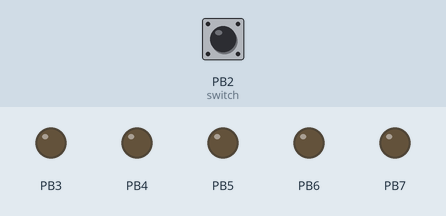
Bench run of a program on a simulated ATmega328P, built with avr-gcc and emulated at 16 MHz. Shown: output pins drawn as LEDs (lit = HIGH). The inputs (shaded band) are chosen by the test bench; at power-on: PB2 (switch) LOW. At 1.3 s the program stops and its outputs stay as they are.

Above: at 1.2 s.
1.3 s: PB2 (switch) pulled HIGH for 0.15 s
At 2.2 s:
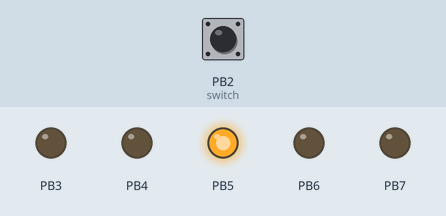
Timing chart, 0 to 2.8 s (numbered marks = the images above; inputs shaded):
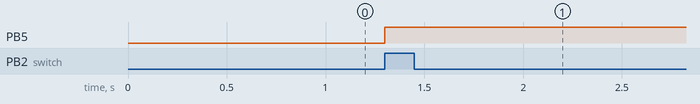

Measured:
- after the input at 1.3 s, PB5: LOW → HIGH at once

The program:

main.c
```c
/*
 * main.c
 *
 *  Created on: 28. feb. 2018
 *      Author: eyrunengilbertsdottir
 */

// naestu skref:
// er ad nota HW7 og athuga hvernig thad virkar ad vera ad lesa af
// fleirum en einum analog pinna i einu
//
// finna sidan utur thvi hvernig eg set inn gildi (bit eda hex?) inni compare
// -- henda inn matlab listum af gildum
//
// athuga hvad gylfi er ad nota til ad fa fjarlaegdargildin a sensorinn
// --> baeta vid mitt verkefni?
// henda i analog LPF
//
// byrja ad tekka hvad thu tharft ad maela, fa results inn i skyrslu


#include <avr/io.h>
#include "waveformGenerator.h"

void mydelay(long int k)
{
	long int i;
	for (i = 0; i < k; i++)
	{
		asm("nop"); //no operation for one cycle
	}
}

void waveGen(unsigned int adc_value0, unsigned int adc_value1)
{
	// eg vil frekar koma rettum gildum inn i compA og geta tha eiginlega sleppt thessu
	// -- hvernig virkar tha ad gera dotid sem er utan um thetta?
	int i, period, cycles;
	period = 500000/ (adc_value0+1);
	cycles = (adc_value0 * adc_value1)/1000;

	for(i=0; i<= cycles; i++)
	{
		PORTB |= (1<<3);
		mydelay(period); //crest widens
		PORTB &= ~(1<<3);
		mydelay(period);   //trough shrinks
	}
}

void ADC_setup()
{
	ADMUX = (1 << REFS0);
	//ADCSRB untouched as it is default in free-running-mode after reset
	// power on ADC, activate free running mode, start converting, 128 prescaler (->125kHz)
	ADCSRA |= (1<<ADEN)|(1<<ADATE)|(1<<ADSC)|(1<<ADPS2)|(1<<ADPS1)|(1<<ADPS0);
}

int readADC0()
{
	ADC_setup();
	return ADCW;
}

int readADC1()
{
	ADMUX |= (1 << REFS0)|(0<<MUX3)|(0<<MUX2)|(0<<MUX1)|(1<<MUX0);
	return ADCW;
}

int main()
{
	DDRB = 0b11111000; //pin 8 - 10 inputs, 11-13 outputs
	//set up ADC
	ADC_setup();

	int sine[630] = {128, 129, 131, 132, 133, 134, 136, 137, 138, 139, 141, 142, 143, 144, 146, 147, 148, 149, 151, 152, 153, 154, 156, 157, 158, 159, 161, 162, 163, 164, 166, 167, 168, 169, 170, 172, 173, 174, 175, 176, 177, 179, 180, 181, 182, 183, 184, 186, 187, 188, 189, 190, 191, 192, 193, 194, 195, 197, 198, 199, 200, 201, 202, 203, 204, 205, 206, 207, 208, 209, 210, 211, 212, 213, 214, 215, 215, 216, 217, 218, 219, 220, 221, 222, 223, 223, 224, 225, 226, 227, 227, 228, 229, 230, 231, 231, 232, 233, 233, 234, 235, 236, 236, 237, 238, 238, 239, 239, 240, 241, 241, 242, 242, 243, 243, 244, 244, 245, 245, 246, 246, 247, 247, 248, 248, 249, 249, 249, 250, 250, 250, 251, 251, 251, 252, 252, 252, 252, 253, 253, 253, 253, 254, 254, 254, 254, 254, 254, 254, 255, 255, 255, 255, 255, 255, 255, 255, 255, 255, 255, 255, 255, 255, 255, 255, 255, 254, 254, 254, 254, 254, 254, 254, 253, 253, 253, 253, 252, 252, 252, 252, 251, 251, 251, 250, 250, 250, 249, 249, 249, 248, 248, 247, 247, 246, 246, 246, 245, 245, 244, 243, 243, 242, 242, 241, 241, 240, 240, 239, 238, 238, 237, 236, 236, 235, 234, 234, 233, 232, 231, 231, 230, 229, 228, 228, 227, 226, 225, 224, 224, 223, 222, 221, 220, 219, 218, 217, 217, 216, 215, 214, 213, 212, 211, 210, 209, 208, 207, 206, 205, 204, 203, 202, 201, 200, 199, 198, 197, 196, 195, 193, 192, 191, 190, 189, 188, 187, 186, 185, 183, 182, 181, 180, 179, 178, 176, 175, 174, 173, 172, 171, 169, 168, 167, 166, 165, 163, 162, 161, 160, 158, 157, 156, 155, 153, 152, 151, 150, 148, 147, 146, 145, 143, 142, 141, 140, 138, 137, 136, 135, 133, 132, 131, 129, 128, 127, 126, 124, 123, 122, 121, 119, 118, 117, 116, 114, 113, 112, 110, 109, 108, 107, 105, 104, 103, 102, 100, 99, 98, 97, 96, 94, 93, 92, 91, 89, 88, 87, 86, 85, 83, 82, 81, 80, 79, 78, 76, 75, 74, 73, 72, 71, 70, 68, 67, 66, 65, 64, 63, 62, 61, 60, 59, 58, 56, 55, 54, 53, 52, 51, 50, 49, 48, 47, 46, 45, 44, 43, 43, 42, 41, 40, 39, 38, 37, 36, 35, 34, 34, 33, 32, 31, 30, 29, 29, 28, 27, 26, 26, 25, 24, 23, 23, 22, 21, 21, 20, 19, 19, 18, 17, 17, 16, 15, 15, 14, 14, 13, 13, 12, 12, 11, 11, 10, 10, 9, 9, 8, 8, 8, 7, 7, 6, 6, 6, 5, 5, 5, 4, 4, 4, 4, 3, 3, 3, 3, 2, 2, 2, 2, 2, 2, 2, 1, 1, 1, 1, 1, 1, 1, 1, 1, 1, 1, 1, 1, 1, 1, 1, 1, 1, 2, 2, 2, 2, 2, 2, 3, 3, 3, 3, 3, 4, 4, 4, 5, 5, 5, 6, 6, 6, 7, 7, 7, 8, 8, 9, 9, 9, 10, 10, 11, 11, 12, 12, 13, 14, 14, 15, 15, 16, 16, 17, 18, 18, 19, 20, 20, 21, 22, 22, 23, 24, 24, 25, 26, 27, 27, 28, 29, 30, 31, 31, 32, 33, 34, 35, 36, 37, 38, 38, 39, 40, 41, 42, 43, 44, 45, 46, 47, 48, 49, 50, 51, 52, 53, 54, 55, 56, 57, 58, 59, 60, 61, 62, 63, 65, 66, 67, 68, 69, 70, 71, 72, 74, 75, 76, 77, 78, 79, 81, 82, 83, 84, 85, 86, 88, 89, 90, 91, 93, 94, 95, 96, 97, 99, 100, 101, 102, 104, 105, 106, 107, 109, 110, 111, 112, 114, 115, 116, 117, 119, 120, 121, 123, 124, 125, 126, 128};

	//int adc_value0;
	//int adc_value1;

	//for(int i=0; i<8; i++)
	//{
	while(1)
	{
		//adc_value0 = readADC(0);
		//adc_value0 = 512;
		//adc_value1 = readADC1();

		if(PINB & (1<<2)) //if on/off switch is ON
		{
			PORTB |= (1<<5);
			//waveGen(adc_value0, adc_value1);
			//void sineWave()
			//{
				int i = -1;
				while(1)
				{
					mydelay(10000);
					OCR0A = sine[nextValue(i)];
				}
			//}
		}
		else
			PORTB &= ~(1<<5);
	}

	//}


// helloooo
	return 0;
}
```

waveformGenerator.h
```c
/*
 * waveformGenerator.h
 *
 *  Created on: 14. mar. 2018
 *      Author: eyrunengilbertsdottir
 */

#ifndef WAVEFORMGENERATOR_H_
#define WAVEFORMGENERATOR_H_

int nextValue(int i);
//void sineWave();

#endif /* WAVEFORMGENERATOR_H_ */
```

Source omitted: formGenerator.c (data table, 3002 bytes)
